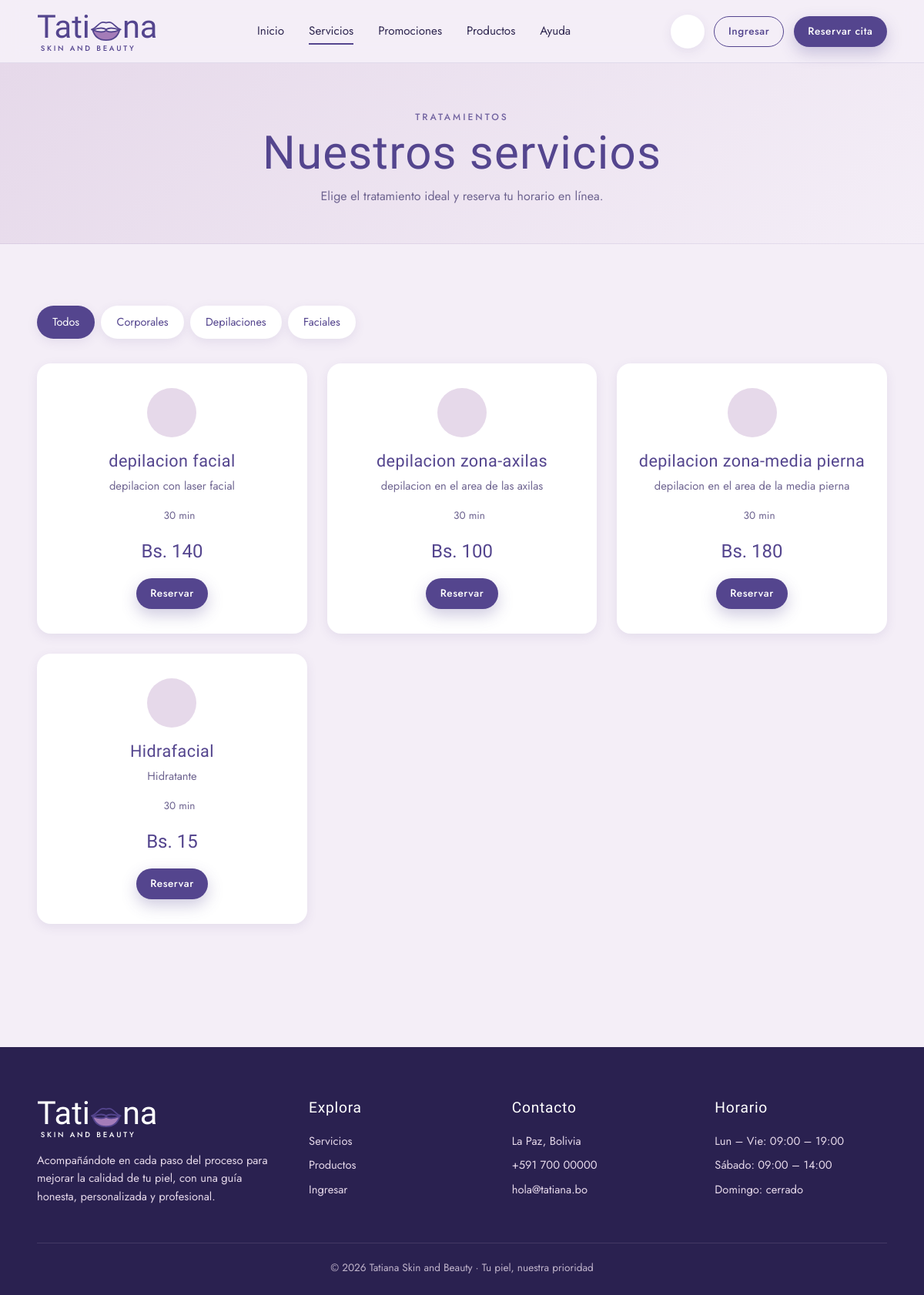
The app's page /index.php?v=servicios with its own data.
### tables this page shows
CREATE TABLE `categoria_servicio` (
  `id_categoriaS` varchar(10) NOT NULL,
  `nombre_cservicio` varchar(100) DEFAULT NULL
);

CREATE TABLE `servicio` (
  `id_servicio` varchar(10) NOT NULL,
  `nombre` varchar(80) DEFAULT NULL,
  `descripcion` varchar(200) DEFAULT NULL,
  `precio` decimal(10,2) DEFAULT NULL,
  `duracion_minutos` int(11) DEFAULT NULL,
  `id_categoriaS` varchar(10) DEFAULT NULL
);

### app/controllers/Controller.php (called while the page is built, shortened)
<?php
abstract class Controller
{
    protected function vista(string $archivo, array $datos = []): void
    {
        $datos += $this->avisos();
        extract($datos, EXTR_SKIP);
        require BASE_PATH . '/app/views/' . $archivo;
    }
    private function avisos(): array
    {
        $avisos = ['avisos_cliente' => 0, 'avisos_admin' => 0, 'avisos_pagos' => 0];
        $u = Auth::usuario();
        if ($u === null) {
            return $avisos;
        }
        return $avisos;
    }
    protected function texto(string $clave, string $def = ''): string
    {
        return trim((string)($_GET[$clave] ?? $_POST[$clave] ?? $def));
    }
}

### app/controllers/HomeController.php (called while the page is built, shortened)
<?php
final class HomeController extends Controller
{
    public function servicios(): void
    {
        $cat = $this->texto('cat');
        $q = $this->texto('q');
        $categorias = Servicio::categorias();
        $servicios = Servicio::filtrar($cat, $q);
        $this->vista('home/servicios.php', compact('servicios', 'categorias', 'cat', 'q'));
    }
}

### app/core/Router.php (called while the page is built, shortened)
<?php
final class Router
{
    public function despachar(): void
    {
        $vista = (string)($_GET['v'] ?? 'home');
        [$clase, $metodo, $nivel] = $this->rutas[$vista];
        try {
            (new $clase())->$metodo();
        } catch (\Throwable $e) {
            error_log('[APP] ' . $e->getMessage() . ' @ ' . $e->getFile() . ':' . $e->getLine());
            (new ErroresController())->error($e);
        }
    }
}

### public/index.php (called while the page is built, shortened)
<?php
require dirname(__DIR__) . '/app/bootstrap.php';
$rutas = require BASE_PATH . '/config/routes.php';
(new App\Core\Router($rutas))->despachar();

### app/bootstrap.php (called while the page is built, shortened)
<?php
spl_autoload_register(function (string $clase): void {
    $mapa = [
        'App\\Core\\'        => '/app/core/',
        'App\\Models\\'      => '/app/models/',
        'App\\Controllers\\' => '/app/controllers/',
    ];
    foreach ($mapa as $prefijo => $carpeta) {
        if (strncmp($clase, $prefijo, strlen($prefijo)) === 0) {
            $ruta = BASE_PATH . $carpeta . str_replace('\\', '/', substr($clase, strlen($prefijo))) . '.php';
            return;
        }
    }
});
require_once BASE_PATH . '/app/views/layout/helpers.php';

### app/core/Database.php (called while the page is built, shortened)
<?php
final class Database
{
    private static ?PDO $pdo = null;
    public static function pdo(): PDO
    {
        if (self::$pdo instanceof PDO) {
            return self::$pdo;
        }
        $dsn = sprintf('mysql:host=%s;port=%s;dbname=%s;charset=utf8mb4', DB_HOST, DB_PORT, DB_NAME);
        try {
            self::$pdo = new PDO($dsn, DB_USER, DB_PASS, [
                PDO::ATTR_ERRMODE            => PDO::ERRMODE_EXCEPTION,
                PDO::ATTR_DEFAULT_FETCH_MODE => PDO::FETCH_ASSOC,
                PDO::ATTR_EMULATE_PREPARES   => false,
            ]);
        } catch (PDOException $e) {
            error_log('[BD] ' . $e->getMessage());
            throw new \RuntimeException('No fue posible conectar con la base de datos.', 0, $e);
        }
        return self::$pdo;
    }
}

### app/models/Model.php (called while the page is built, shortened)
<?php
abstract class Model
{
    private static function ejecutar(string $sql, array $params): PDOStatement
    {
        $st = Database::pdo()->prepare($sql);
        $st->execute($params);
        return $st;
    }
    protected static function all(string $sql, array $params = []): array
    {
        return self::ejecutar($sql, $params)->fetchAll();
    }
}

### app/models/Servicio.php (called while the page is built, shortened)
<?php
final class Servicio extends Model
{
    public static function categorias(): array
    {
        return self::all('SELECT * FROM categoria_servicio ORDER BY nombre_cservicio');
    }
    public static function filtrar(string $categoria, string $q): array
    {
        [$sql, $params] = self::filtro($categoria, $q);
        return self::all($sql . ' ORDER BY s.nombre', $params);
    }
    private static function filtro(string $categoria, string $q): array
    {
        $sql = self::SELECT . ' WHERE 1';
        $params = [];
        return [$sql, $params];
    }
}

### app/views/home/servicios.php (the view, shortened to what this page needs)
<?php
require __DIR__ . '/../layout/header.php';
?>
<div class="page-head">
    <div class="container">
        <span class="eyebrow">Tratamientos</span>
        <h1>Nuestros servicios</h1>
        <p>Elige el tratamiento ideal y reserva tu horario en línea.</p>
    </div>
</div>
<section class="section">
    <div class="container">
        <div class="tabs" style="margin-bottom:2rem">
            <a class="tab active" href="#">Todos</a>
            <?php foreach (($categorias ?? []) as $c): ?>
                <a class="tab<?= ($cat ?? '') === (string)($c['id_categoriaS'] ?? '') ? ' active' : '' ?>" href="<?= ruta('servicios', ['cat' => $c['id_categoriaS'] ?? '']) ?>"><?= e($c['nombre_cservicio'] ?? '') ?></a>
            <?php endforeach; ?>
        </div>
        <div class="grid-3">
            <?php foreach (($servicios ?? []) as $s): ?>
            <article class="card servicio-card">
                <div class="ico"><?= icon($s['icono'] ?? 'sparkle', 28) ?></div>
                <h3><?= e($s['nombre']) ?></h3>
                <p class="muted" style="font-size:.92rem"><?= e($s['descripcion']) ?></p>
                <div class="meta"><span><?= icon('clock', 15) ?> <?= (int)($s['duracion_minutos'] ?? 0) ?> min</span></div>
                <div class="precio">Bs. <?= number_format($s['precio'], 0) ?></div>
                <a href="<?= ruta('reserva_nueva') ?>" class="btn btn-primary btn-sm" style="margin-top:1rem">Reservar</a>
            </article>
            <?php endforeach; ?>
        </div>
    </div>
</section>
<?php require __DIR__ . '/../layout/footer.php'; ?>

### app/views/layout/helpers.php (shortened to what this page needs)
<?php
function e($texto): string
{
    return htmlspecialchars((string)$texto, ENT_QUOTES, 'UTF-8');
}
function ruta(string $vista, array $params = []): string
{
    $url = BASE_URL . '/index.php?v=' . urlencode($vista);
    foreach ($params as $k => $val) {
        $url .= '&' . urlencode((string)$k) . '=' . urlencode((string)$val);
    }
    return $url;
}
function lips(string $clase = ''): string
{
    return '<svg class="' . $clase . '" viewBox="0 0 120 80" fill="none" xmlns="http://www.w3.org/2000/svg" aria-hidden="true">
      <path d="M8 38c14-3 22-18 34-24 8-4 12 0 18 0s10-4 18 0c12 6 20 21 34 24" stroke="#54458e" stroke-width="5" stroke-linecap="round" stroke-linejoin="round"/>
      <path d="M12 40c20 8 36 10 48 2 12 8 28 6 48-2-6 22-22 36-48 36S18 62 12 40Z" fill="#a47cb8" stroke="#54458e" stroke-width="5" stroke-linejoin="round"/>
      <path d="M12 40c20-8 36-10 48-2 12-8 28-6 48 2" stroke="#54458e" stroke-width="5" stroke-linecap="round"/>
    </svg>';
}
function logo(bool $claro = false): string
{
    $c = $claro ? 'light' : '';
    return '<a href="' . ruta('home') . '" class="logo ' . $c . '">
        <span class="logo-word">Tati' . lips() . 'na</span>
        <span class="logo-sub">SKIN AND BEAUTY</span>
    </a>';
}
function icon(string $n, int $s = 22): string
{
    $d = $p[$n] ?? $p['sparkle'];
    return '<svg width="' . $s . '" height="' . $s . '" viewBox="0 0 24 24" fill="none" stroke="currentColor" stroke-width="1.6" stroke-linecap="round" stroke-linejoin="round" aria-hidden="true">' . $d . '</svg>';
}

### public/css/style.css (style rules this page uses)
:root { --morado: #54458e; --morado-oscuro: #3b2f6b; --morado-profundo: #2a2150; --lila: #cbb2d2; --lila-claro: #e6d9ea; --lila-suave: #f4eef7; --blanco: #ffffff; --texto: #2f2750; --texto-suave: #6e6490; --ok: #3f8f6b; --ok-bg: #dff2e8; --warn: #b8801f; --warn-bg: #fbefd3; --danger: #c0405f; --danger-bg: #fbe0e7; --radio: 18px; --radio-sm: 12px; --sombra: 0 10px 30px rgba(84, 69, 142, .12); --sombra-sm: 0 4px 14px rgba(84, 69, 142, .10); --f-script: 'Allura', cursive; --f-display: 'Italiana', serif; --f-sans: 'Jost', system-ui, sans-serif; }
* { box-sizing: border-box; margin: 0; padding: 0; }
html { scroll-behavior: smooth; }
body { font-family: var(--f-sans); color: var(--texto); background: var(--lila-suave); line-height: 1.6; -webkit-font-smoothing: antialiased; }
a { color: inherit; text-decoration: none; }
h1, h2, h3 { font-family: var(--f-display); font-weight: 400; color: var(--morado); line-height: 1.15; letter-spacing: .02em; }
h1 { font-size: clamp(2.4rem, 5vw, 4rem); }
h3 { font-size: 1.35rem; }
.eyebrow { text-transform: uppercase; letter-spacing: .25em; font-size: .75rem; color: var(--morado); opacity: .8; font-weight: 500; }
.muted { color: var(--texto-suave); }
.container { width: min(1160px, 92%); margin-inline: auto; }
.section { padding: 5rem 0; }
.btn { display: inline-flex; align-items: center; justify-content: center; gap: .5rem; padding: .85rem 1.7rem; border-radius: 999px; border: 1.5px solid transparent; font-family: var(--f-sans); font-size: .95rem; font-weight: 500; letter-spacing: .04em; cursor: pointer; transition: all .25s ease; }
.btn-primary { background: var(--morado); color: var(--blanco); box-shadow: 0 8px 20px rgba(84,69,142,.28); }
.btn-sm { padding: .5rem 1.1rem; font-size: .85rem; }
.logo { display: inline-flex; flex-direction: column; align-items: flex-start; line-height: 1; color: var(--morado); }
.logo-word { font-family: var(--f-script); font-size: 2.6rem; line-height: .9; display: inline-flex; align-items: center; }
.logo-word svg { width: 1.05em; height: 1.05em; margin: 0 -.02em; transform: translateY(.1em); }
.logo-sub { font-family: var(--f-sans); font-weight: 500; letter-spacing: .28em; font-size: .6rem; margin-top: .15rem; padding-left: .3rem; }
.logo.light { color: var(--blanco); }
.grid-3 { display: grid; grid-template-columns: repeat(3, 1fr); gap: 1.6rem; }
.card { background: var(--blanco); border-radius: var(--radio); box-shadow: var(--sombra-sm); overflow: hidden; transition: transform .3s, box-shadow .3s; }
.servicio-card { padding: 2rem 1.6rem; text-align: center; }
.servicio-card .ico { width: 64px; height: 64px; border-radius: 50%; background: var(--lila-claro); color: var(--morado); display: grid; place-items: center; margin: 0 auto 1.2rem; }
.servicio-card h3 { margin-bottom: .5rem; }
.servicio-card .meta { margin: 1rem 0; display: flex; justify-content: center; gap: 1rem; font-size: .85rem; color: var(--texto-suave); }
.servicio-card .precio { font-family: var(--f-display); font-size: 1.5rem; color: var(--morado); }
.page-head { background: linear-gradient(135deg, var(--lila-claro), var(--lila-suave)); padding: 3.5rem 0 3rem; text-align: center; border-bottom: 1px solid rgba(84,69,142,.08); }
.page-head p { color: var(--texto-suave); margin-top: .6rem; }
.tabs { display: flex; gap: .5rem; flex-wrap: wrap; }
.tab { padding: .55rem 1.2rem; border-radius: 999px; background: #fff; color: var(--morado); font-size: .9rem; border: 1.5px solid transparent; box-shadow: var(--sombra-sm); }
.tab.active, .tab:hover { background: var(--morado); color: #fff; }

### records on screen
categoria_servicio: nombre_cservicio "Corporales"
categoria_servicio: nombre_cservicio "Depilaciones"
categoria_servicio: nombre_cservicio "Faciales"
servicio: $s 28 (drawn), nombre "depilacion facial", descripcion "depilacion con laser facial", duracion_minutos "30", precio "140"
servicio: $s 28 (drawn), nombre "depilacion zona-axilas", descripcion "depilacion en el area de las axilas", duracion_minutos "30", precio "100"
servicio: $s 28 (drawn), nombre "depilacion zona-media pierna", descripcion "depilacion en el area de la media pierna", duracion_minutos "30", precio "180"
servicio: $s 28 (drawn), nombre "Hidrafacial", descripcion "Hidratante", duracion_minutos "30", precio "15"
